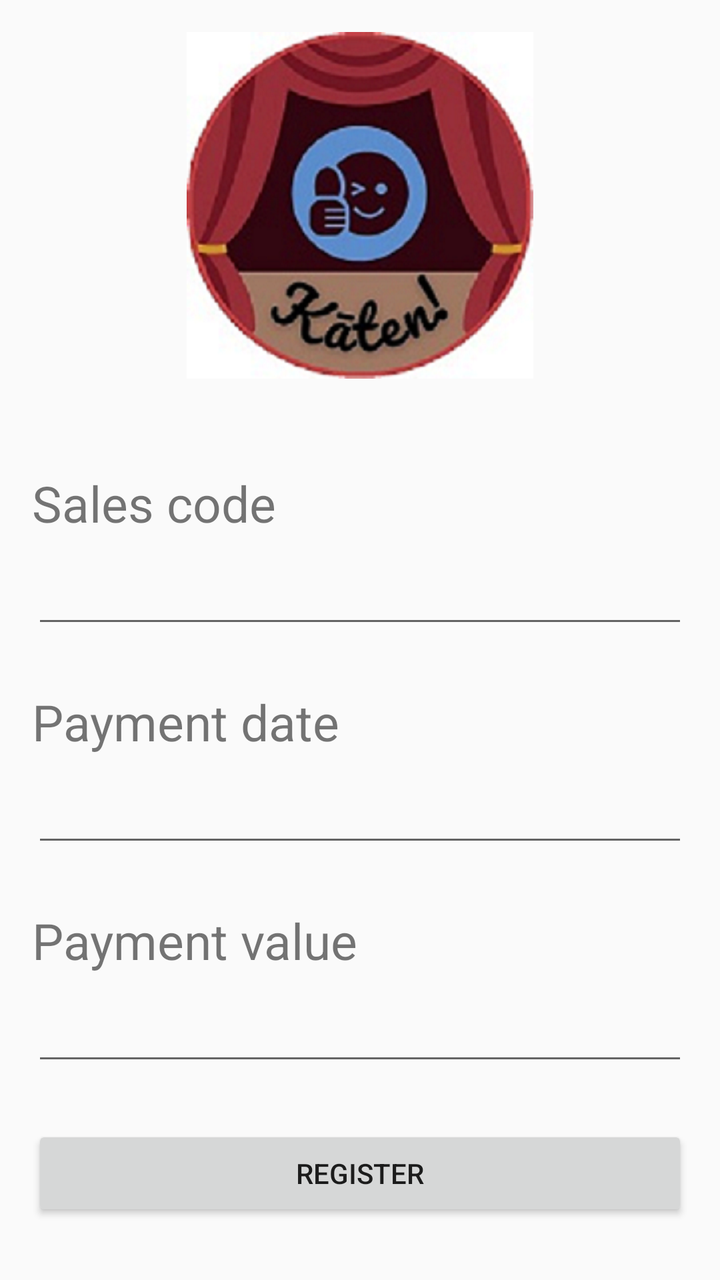
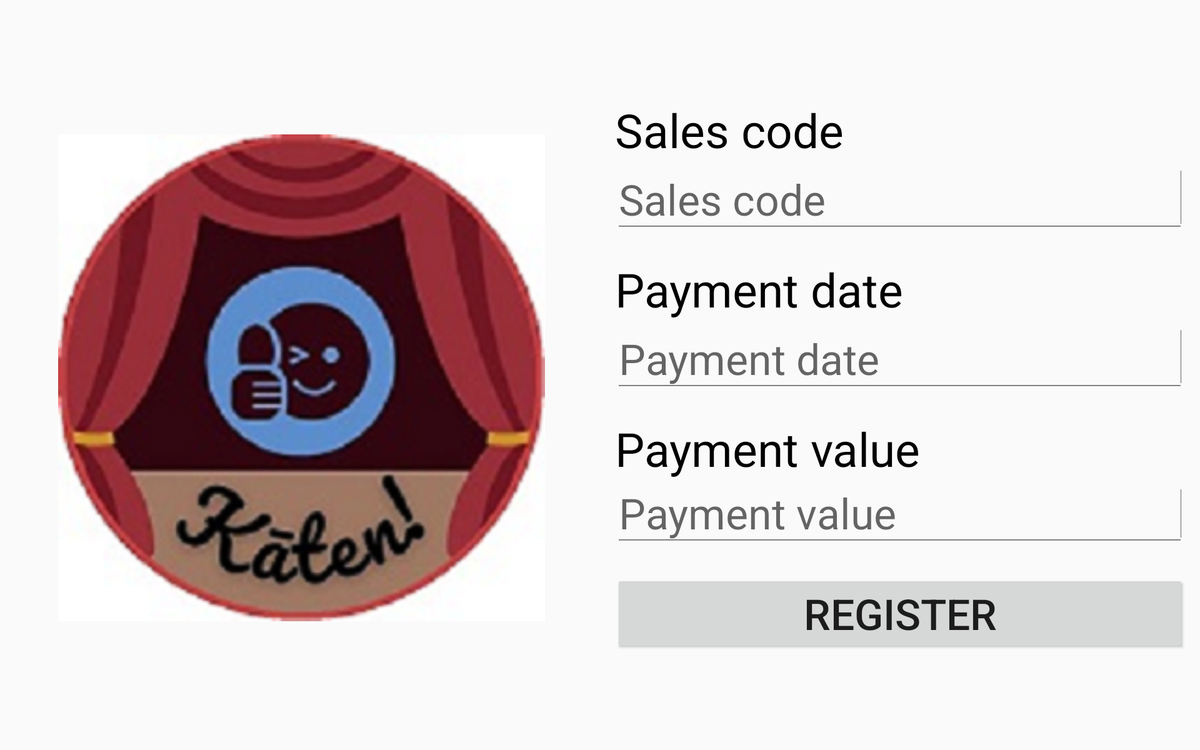

First picture: res/layout/ on a phone held upright. Second picture: the repository's own variant of that layout, on a device whose configuration matches the variant's folder. Source for both follows.
<!-- AndroidManifest.xml: application theme Theme.AppCompat.Light.NoActionBar -->
<!-- res/layout/activity_registro_abonos.xml -->
<?xml version="1.0" encoding="utf-8"?>
<LinearLayout xmlns:android="http://schemas.android.com/apk/res/android"
    xmlns:app="http://schemas.android.com/apk/res-auto"
    xmlns:tools="http://schemas.android.com/tools"
    android:layout_width="match_parent"
    android:layout_height="match_parent"
    android:orientation="vertical"
    tools:context=".RegistroAbonosActivity" >

    <ImageView
        android:id="@+id/imageView9"
        android:layout_width="match_parent"
        android:layout_height="wrap_content"
        android:layout_margin="16dp"
        app:srcCompat="@drawable/logo" />

    <ImageView
        android:id="@+id/imageView7"
        android:layout_width="match_parent"
        android:layout_height="wrap_content"
        app:srcCompat="@drawable/Logo" />

    <LinearLayout
        android:layout_width="match_parent"
        android:layout_height="wrap_content"
        android:orientation="horizontal"/>

    <LinearLayout
        android:layout_width="match_parent"
        android:layout_height="match_parent"
        android:layout_margin="16dp"
        android:gravity="center_vertical"
        android:orientation="vertical">

        <TextView
            android:id="@+id/textView10"
            android:layout_width="match_parent"
            android:layout_height="wrap_content"
            android:text="@string/Code"
            android:textSize="25sp" />

        <EditText
            android:id="@+id/editTextTextPersonName5"
            android:layout_width="match_parent"
            android:layout_height="wrap_content"
            android:ems="10"
            android:inputType="textPersonName"
            android:textSize="25sp" />

        <TextView
            android:id="@+id/textView7"
            android:layout_width="match_parent"
            android:layout_height="wrap_content"
            android:layout_marginTop="25dp"
            android:text="@string/Date"
            android:textSize="25sp" />

        <EditText
            android:id="@+id/editTextTextPersonName2"
            android:layout_width="match_parent"
            android:layout_height="wrap_content"
            android:ems="10"
            android:inputType="textPersonName"
            android:textSize="25sp" />

        <TextView
            android:id="@+id/textView9"
            android:layout_width="match_parent"
            android:layout_height="wrap_content"
            android:layout_marginTop="25dp"
            android:text="@string/Value"
            android:textSize="25sp" />

        <EditText
            android:id="@+id/editTextTextPersonName3"
            android:layout_width="match_parent"
            android:layout_height="wrap_content"
            android:ems="10"
            android:inputType="textPersonName"
            android:textSize="25sp" />

        <Button
            android:id="@+id/button2"
            android:layout_width="match_parent"
            android:layout_height="wrap_content"
            android:layout_marginTop="25dp"
            android:text="@string/Register" />
    </LinearLayout>

</LinearLayout>
<!-- resources referenced by this layout -->
<resources>
  <!-- drawable logo: png bitmap (drawable-hdpi, 116673 bytes) -->
  <string name="Code">Sales code</string>
  <string name="Date">Payment date</string>
  <string name="Register">register</string>
  <string name="Value">Payment value</string>
</resources>
<!-- res/layout-sw720dp-land/activity_registro_abonos.xml (the repository's variant of the layout above) -->
<!-- drawn on a large tablet held sideways -->
<?xml version="1.0" encoding="utf-8"?>
<LinearLayout
    xmlns:android="http://schemas.android.com/apk/res/android"
    xmlns:app="http://schemas.android.com/apk/res-auto"
    xmlns:tools="http://schemas.android.com/tools"
    android:layout_width="match_parent"
    android:layout_height="match_parent"
    android:orientation="horizontal"
    tools:context=".RegistroAbonosActivity" >

    <LinearLayout
        android:layout_width="0dp"
        android:layout_height="759dp"
        android:layout_gravity="center"
        android:layout_margin="16dp"
        android:layout_weight="1"
        android:orientation="vertical">

        <ImageView
            android:id="@+id/imageView9"
            android:layout_width="519dp"
            android:layout_height="674dp"
            android:layout_margin="46dp"
            app:srcCompat="@drawable/logo" />
    </LinearLayout>



    <LinearLayout
        android:layout_width="0dp"
        android:layout_weight="1"
        android:layout_height="match_parent"
        android:orientation="vertical"
        android:gravity="center_vertical"
        android:layout_margin="16dp">

        <TextView
            android:id="@+id/textView10"
            android:layout_width="match_parent"
            android:layout_height="wrap_content"
            android:text="@string/Code"
            android:textColor="@color/black"
            android:textSize="50sp" />

        <EditText
            android:id="@+id/editTextTextPersonName5"
            android:layout_width="match_parent"
            android:layout_height="wrap_content"
            android:ems="10"
            android:hint="@string/Code"
            android:inputType="textPersonName"
            android:textSize="45sp" />

        <TextView
            android:id="@+id/textView7"
            android:layout_width="match_parent"
            android:layout_height="wrap_content"
            android:layout_marginTop="25dp"
            android:text="@string/Date"
            android:textColor="@color/black"
            android:textSize="50sp" />

        <EditText
            android:id="@+id/editTextTextPersonName2"
            android:layout_width="match_parent"
            android:layout_height="wrap_content"
            android:ems="10"
            android:hint="@string/Date"
            android:inputType="textPersonName"
            android:textSize="45sp" />

        <TextView
            android:id="@+id/textView9"
            android:layout_width="match_parent"
            android:layout_height="wrap_content"
            android:layout_marginTop="25dp"
            android:text="@string/Value"
            android:textColor="@color/black"
            android:textSize="50sp" />

        <EditText
            android:id="@+id/editTextTextPersonName3"
            android:layout_width="match_parent"
            android:layout_height="72dp"
            android:ems="10"
            android:hint="@string/Value"
            android:inputType="textPersonName"
            android:textSize="45sp" />

        <Button
            android:id="@+id/button2"
            android:layout_width="match_parent"
            android:layout_height="wrap_content"
            android:layout_marginTop="30dp"
            android:text="@string/Register"
            android:textSize="45sp" />

    </LinearLayout>

</LinearLayout>
<!-- resources referenced by the variant -->
<!-- as a large tablet held sideways resolves them -->
<resources>
  <color name="black">#FF000000</color>
  <!-- drawable logo: png bitmap (drawable-hdpi, 116673 bytes) -->
  <string name="Code">Sales code</string>
  <string name="Date">Payment date</string>
  <string name="Register">register</string>
  <string name="Value">Payment value</string>
</resources>
